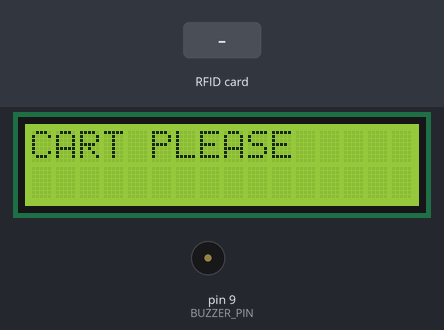
The sketch below on a simulated Arduino Uno, built with avr-gcc and run on an emulated ATmega328P. Parts: 16×2 character LCD, buzzer (waves = sounding, pin HIGH). The test bench sets the inputs (shaded band). Pins used as bus, display or sensor lines are not drawn; what the sketch prints to the serial monitor is not drawn.

Above: at 1.3 s.
1.4 s: RFID card 5E 7A 19 C4 held to the reader
At 1.7 s:
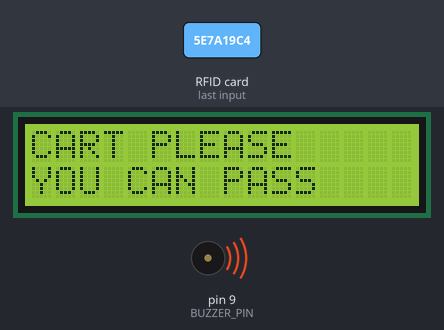
At 3.43 s:
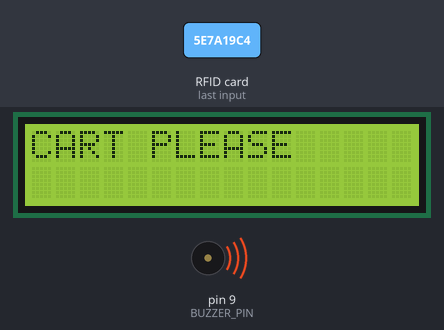
Timing chart, 0 to 5.0 s (numbered marks = the images above; inputs shaded):
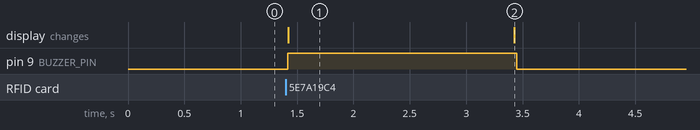

Measured:
- after the input at 1.4 s, pin 9 (BUZZER_PIN): LOW → HIGH at once, → LOW 2.0 s later; the display: changes at once (image 1)
- what the display in image 1 shows lasts 2.0 s, from 1.4 s to 3.4 s

The sketch:

Projet2.ino
```cpp
#include <LiquidCrystal.h>
#include <SPI.h>
#include <MFRC522.h>
#define RST_PIN         5          // Configurable, see typical pin layout above
#define SS_PIN          10
#define BUZZER_PIN 9
LiquidCrystal lcd(7, 6, 8, 4, 3, 2); // LiquidCrystal lcd(rs, enable, D4, D5, D6, D7);
MFRC522 mfrc522(SS_PIN, RST_PIN);
bool cardPresent = false;
void setup(){
 analogReference(DEFAULT); // 5v Vref
 lcd.begin(16,2); // (Sotoon, Satr);
  lcd.setCursor(0,0);
  lcd.print("CART PLEASE");
pinMode(BUZZER_PIN, OUTPUT);
 Serial.begin(9600);
 	while (!Serial);		// Do nothing if no serial port is opened (added for Arduinos based on ATMEGA32U4)
	SPI.begin();			// Init SPI bus
	mfrc522.PCD_Init();		// Init MFRC522
	delay(4);				// Optional delay. Some board do need more time after init to be ready, see Readme
	mfrc522.PCD_DumpVersionToSerial();	// Show details of PCD - MFRC522 Card Reader details
	Serial.println(F("Scan PICC to see UID, SAK, type, and data blocks..."));

}

void loop(){
  	// Reset the loop if no new card present on the sensor/reader. This saves the entire process when idle.
 if (!mfrc522.PICC_IsNewCardPresent()) {
    // Card is not present
    if (cardPresent) {
      // If the card was present and has been removed, turn off the buzzer
      digitalWrite(BUZZER_PIN, LOW);

      cardPresent = false;
    }
    return;
  }

  if (!mfrc522.PICC_ReadCardSerial()) {
    return;
  }

  // Card is present
  if (!cardPresent) {
    // If the card was not present and is now detected, turn on the buzzer
    digitalWrite(BUZZER_PIN, HIGH);

    cardPresent = true;
  }


  lcd.setCursor(0, 1);
  lcd.print("                ");
  lcd.setCursor(0, 1);
  lcd.print("YOU CAN PASS");

  delay(2000);
  lcd.setCursor(0, 1);
  lcd.print("                ");
	// Dump debug info about the card; PICC_HaltA() is automatically called
	mfrc522.PICC_DumpToSerial(&(mfrc522.uid));
}
```
